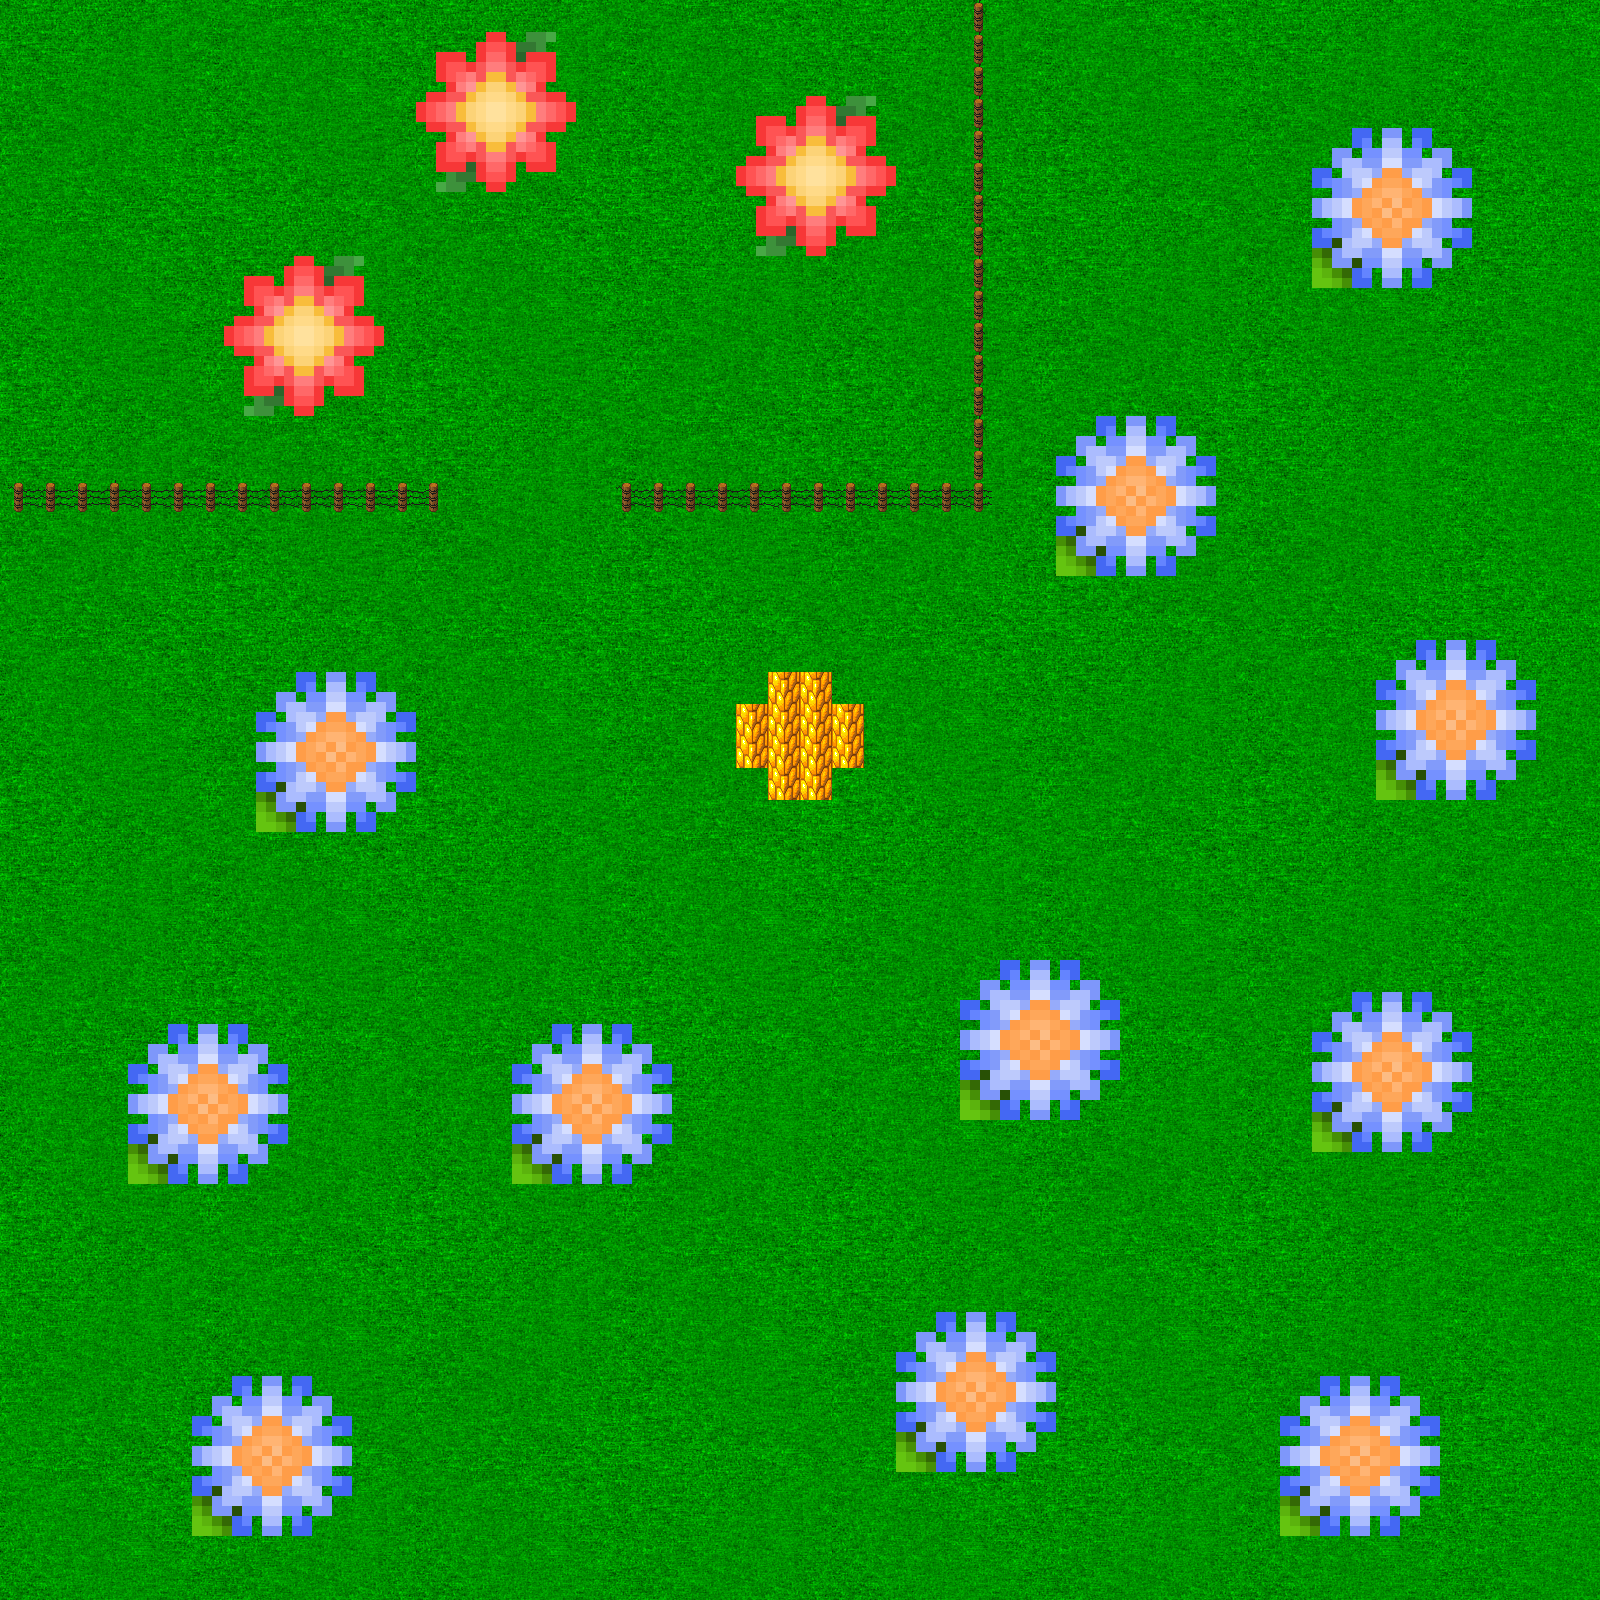

This game map was drawn from its Tiled (.tmx) file and the tilesets committed beside it. A one-line description and the trimmed map source follow:
An orthogonal 50x50 tile map with 32x32 px tiles, 3 tile layers (Tile Layer Back, Tile Layer Obj, Tile Layer Col), 5 tilesets and 19 objects (14x Flower, 3x wall, Hive, player).

<map version="1.0" tiledversion="1.0.3" orientation="orthogonal" renderorder="right-down" width="50" height="50" tilewidth="32" tileheight="32" nextobjectid="39">
 <tileset firstgid="1" source="grass1.tsx" />
 <tileset firstgid="170" source="honey.tsx" />
 <tileset firstgid="290" source="blue.tsx" />
 <tileset firstgid="315" source="fence.tsx" />
 <tileset firstgid="330" source="red.tsx" />
 <layer name="Tile Layer Back" width="50" height="50">
  <data>[2500 cells, 2500 non-empty, 169 distinct tile ids]</data>
 </layer>
 <layer name="Tile Layer Obj" width="50" height="50">
  <data>[2500 cells, 362 non-empty, 51 distinct tile ids]</data>
 </layer>
 <layer name="Tile Layer Col" width="50" height="50">
  <data>[2500 cells, 41 non-empty, 5 distinct tile ids]</data>
 </layer>
 <objectgroup name="Objects">
  <object id="1" name="Hive" x="734" y="674" width="128" height="120">
   <ellipse />
  </object>
  <object id="8" name="Flower" x="1350" y="170" width="76" height="72">
   <ellipse />
  </object>
  <object id="10" name="Flower" x="1100" y="460" width="76" height="72">
   <ellipse />
  </object>
  <object id="11" name="Flower" x="1418" y="682" width="76" height="72">
   <ellipse />
  </object>
  <object id="12" name="Flower" x="1354" y="1036" width="76" height="72">
   <ellipse />
  </object>
  <object id="13" name="Flower" x="1000" y="1000" width="76" height="72">
   <ellipse />
  </object>
  <object id="14" name="Flower" x="1322" y="1420" width="76" height="72">
   <ellipse />
  </object>
  <object id="15" name="Flower" x="934" y="1354" width="76" height="72">
   <ellipse />
  </object>
  <object id="16" name="Flower" x="552" y="1068" width="76" height="72">
   <ellipse />
  </object>
  <object id="17" name="Flower" x="234" y="1420" width="76" height="72">
   <ellipse />
  </object>
  <object id="18" name="Flower" x="166" y="1066" width="76" height="72">
   <ellipse />
  </object>
  <object id="19" name="Flower" x="296" y="712" width="76" height="72">
   <ellipse />
  </object>
  <object id="20" name="Flower" x="266" y="298" width="76" height="72">
   <ellipse />
  </object>
  <object id="21" name="Flower" x="456" y="70" width="76" height="72">
   <ellipse />
  </object>
  <object id="22" name="Flower" x="778" y="138" width="76" height="72">
   <ellipse />
  </object>
  <object id="35" name="wall" x="960" y="0" width="32" height="480" />
  <object id="36" name="player" x="784" y="720" width="24" height="24" />
  <object id="37" name="wall" x="0" y="480" width="448" height="32" />
  <object id="38" name="wall" x="608" y="480" width="384" height="32" />
 </objectgroup>
</map>
